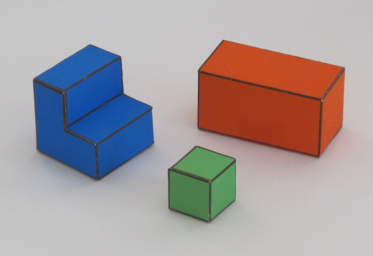
#> input picture problem_set_1/img1.png, 373 x 256 px
$ jupyter execute --allow-errors Pset1.ipynb
#> lines starting #> are read from the running program, lines starting #| are printed output that depends on the picture; after the words box and inside, x2 and y2 are one past the last pixel; in counts of white or black regions, pixels touching at a corner belong together
[cell 1]
import cv2
import math
import numpy as np
import matplotlib.pyplot as plt
from scipy.signal import convolve2d as conv2d
import scipy.sparse as sps
from PIL import Image

# # Package for fast equation solving
from sys import platform
print(platform)
if platform == "linux" or platform == "linux2":
    ! apt-get install libsuitesparse-dev
elif platform == "darwin":
    ! brew install suite-sparse

import sparseqr

[cell 2]
# World parameters
alpha = 35*math.pi/180;

img = cv2.imread('img1.png')
#> img is the input picture: shape (256, 373, 3); mean B, G, R 158.7, 156.6, 165.7
img = img[:, :, ::-1].astype(np.float32)

nrows, ncols, colors = img.shape
#> nrows = 256; ncols = 373; colors = 3
ground = (np.min(img, axis=2) > 110).astype(np.float32)
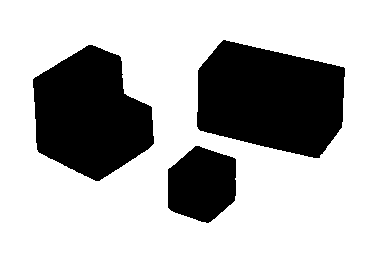
#> ground: shape (256, 373) float32; values 0 (black) and 1 (white), 70% white; 3 black regions, box (x1, y1, x2, y2) and area: (197, 40, 345, 158) 13187, (33, 45, 154, 181) 11411, (168, 146, 236, 223) 4091
print('ground', ground.shape, ground)
#> (printed output is left out)
foreground = (ground == 0).astype(np.float32)

m = np.mean(img, 2)
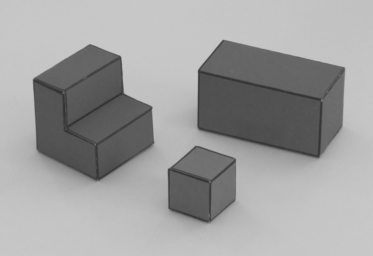
#> m: shape (256, 373) float32; min 48.67, max 201.3, mean 160.4
kern = np.array([[-1, 0, 1], [-2, 0, 2], [-1, 0, 1]], dtype=np.float32)
dmdx = conv2d(m, kern, 'same')
dmdy = conv2d(m, kern.transpose(), 'same')
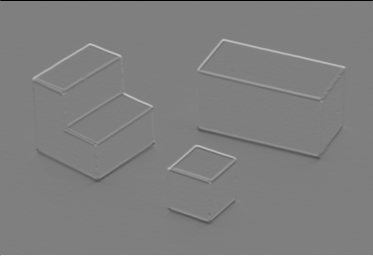
#> dmdy: shape (256, 373) float32; min -801.7, max 801, mean 0; drawn with min black and max white

mag = np.sqrt(dmdx**2 + dmdy**2)
mag[0, :] = 0
mag[-1, :] = 0
mag[:, 0] = 0
mag[:, -1] = 0
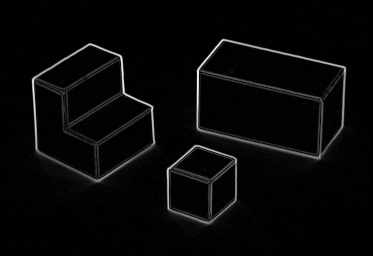
#> mag: shape (256, 373) float32; min 0, max 521.8, mean 16.5; drawn with min black and max white

edges = mag >= 30
#> edges: shape (256, 373) bool; 8.9% white; 7 white regions (4 under 20 px), largest, box (x1, y1, x2, y2) and area: (31, 43, 157, 186) 3512, (194, 38, 347, 164) 3228, (166, 144, 240, 227) 1780
edges = edges * foreground
#> edges: shape (256, 373) float32; values 0 (black) and 1 (white), 6% white in thin lines or dots, all inside (x1, y1, x2, y2) = (33, 40, 345, 223)

## Occlusion and contact edges
pi = math.pi
theta = np.arctan(dmdx/dmdy) ###TODO
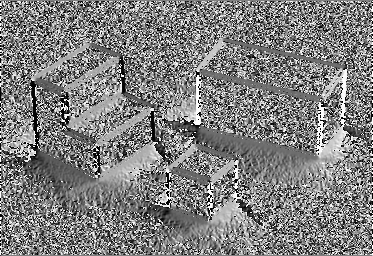
#> theta: shape (256, 373) float32; 0.18% of the values are NaN or infinite; the others: min -1.57, max 1.57, mean 0.0118; drawn with min black, max white, NaN and infinite black
vertical_edges = edges * ((theta<(90+15)*pi/180)*(theta>(90-15)*pi/180)+(theta<-(90-15)*pi/180)*(theta>-(90+15)*pi/180)) ##TODO
#> vertical_edges: shape (256, 373) float32; values 0 (black) and 1 (white), 1.4% white; 37 white regions (27 under 20 px), largest, box (x1, y1, x2, y2) and area: (317, 102, 324, 154) 248, (61, 92, 69, 131) 179, (208, 183, 213, 218) 139
horizontal_edges = edges * (1-vertical_edges) ##TODO #complement of vertical edges

kern = np.array([[-1, -2, -1], [0, 0, 0], [1, 2, 1]], dtype=np.float32)
horizontal_ground_to_foreground_edges = (conv2d(ground, kern, 'same'))>0;
#> horizontal_ground_to_foreground_edges: shape (256, 373) bool; 1.5% white in thin lines or dots, all inside (x1, y1, x2, y2) = (0, 39, 373, 256)
horizontal_foreground_to_ground_edges = (conv2d(foreground, kern, 'same'))>0;
#> horizontal_foreground_to_ground_edges: shape (256, 373) bool; 1.1% white in thin lines or dots, all inside (x1, y1, x2, y2) = (32, 75, 346, 224)
vertical_ground_to_foreground_edges = vertical_edges*np.abs(conv2d(ground, kern.transpose(), 'same'))>0
#> vertical_ground_to_foreground_edges: shape (256, 373) bool; 0.36% white in thin lines or dots, all inside (x1, y1, x2, y2) = (33, 58, 345, 220)


occlusion_edges = edges*(vertical_ground_to_foreground_edges + horizontal_ground_to_foreground_edges)
#> occlusion_edges: shape (256, 373) float32; values 0 (black) and 1 (white), 0.84% white in thin lines or dots, all inside (x1, y1, x2, y2) = (33, 40, 345, 220)
contact_edges   = horizontal_edges*(horizontal_foreground_to_ground_edges);
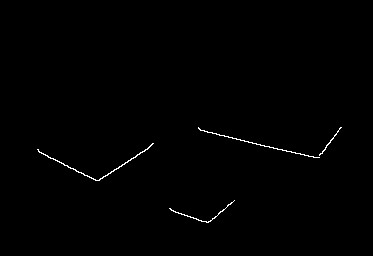
#> contact_edges: shape (256, 373) float32; values 0 (black) and 1 (white), 0.5% white in thin lines or dots, all inside (x1, y1, x2, y2) = (37, 127, 342, 223)


E = np.concatenate([vertical_edges[:,:,None],
                    horizontal_edges[:,:,None],
                    np.zeros(occlusion_edges.shape)[:,:,None]], 2)
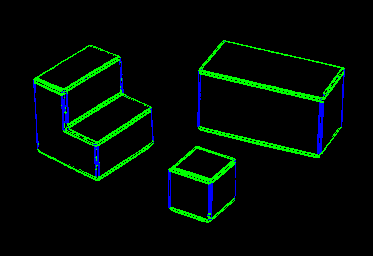
#> E: shape (256, 373, 3) float64; mean of channels 0, 1, 2 0.0136, 0.0463, 0; drawn as B, G, R


# Plot
plt.figure()
plt.subplot(2,2,1)
plt.imshow(img.astype(np.uint8))
plt.axis('off')
plt.title('Input image')
plt.subplot(2,2,2)
plt.imshow(edges == 0, cmap='gray')
plt.axis('off')
plt.title('Edges')

# Normals
K = 3
ey, ex = np.where(edges[::K, ::K])
#> ey = 619 values from 14 to 74; ex = 619 values, max 114 at index 61, min 11 at index 107, mean 61.29
ex *= K
#> ex = 619 values, max 342 at index 61, min 33 at index 107, mean 183.9
ey *= K
#> ey = 619 values from 42 to 222
plt.figure()
plt.subplot(2,2,3)
plt.imshow(np.max(mag)-mag, cmap='gray')
dxe = dmdx[::K, ::K][edges[::K, ::K] > 0]
#> dxe = 619 values, max 483.7 at index 81, min -487.7 at index 176, mean 12.44
dye = dmdy[::K, ::K][edges[::K, ::K] > 0]
#> dye = 619 values, max 368.7 at index 226, min -278.3 at index 618, mean 6.27
n = np.sqrt(dxe**2 + dye**2)
#> n = 619 values, max 488.3 at index 176, min 30.41 at index 435, mean 131
dxe = dxe/n
#> dxe = 619 values, max 1 at index 240, min -1 at index 293, mean 0.015
dye = dye/n
#> dye = 619 values, max 1 at index 91, min -1 at index 199, mean 0.0713
plt.quiver(ex, ey, dxe, -dye, color='r')
plt.axis('off')
plt.title('Normals')
plt.show()
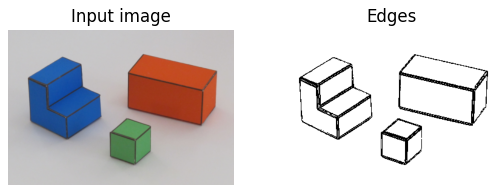
#> figure drawn by matplotlib, 2 panels
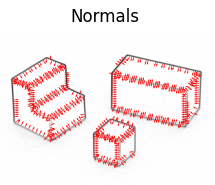
#> figure drawn by matplotlib, 1 panel


# Edges and boundaries
plt.figure()
plt.subplot(2,2,1)
plt.imshow(img.astype(np.uint8))
plt.axis('off')
plt.title('Input image')


plt.subplot(2,2,2)
plt.imshow(E+(edges == 0)[:, :, None])
plt.axis('off')
plt.title('Edges')


plt.subplot(2,2,3)
plt.imshow(1-(occlusion_edges>0), cmap='gray')
plt.axis('off')
plt.title('Occlusion boundaries')

plt.subplot(2,2,4)
plt.imshow(1-contact_edges, cmap='gray')
plt.axis('off')
plt.title('Contact boundaries');
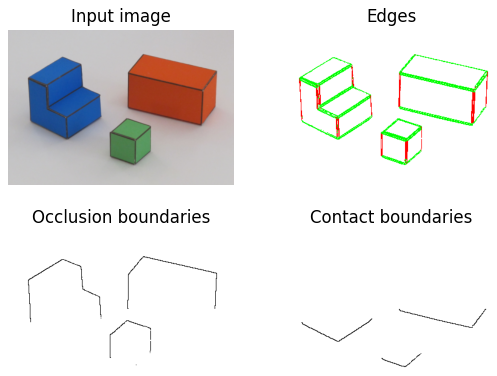
#> figure drawn by matplotlib, 4 panels

[cell 3]
Nconstraints = nrows*ncols*20
#> Nconstraints = 1909760
Aij = np.zeros((3, 3, Nconstraints))
ii = np.zeros((Nconstraints, 1));
jj = np.zeros((Nconstraints, 1));
b = np.zeros((Nconstraints, 1));

V = np.zeros((nrows, ncols))
# Create linear contraints
c = 0
for i in range(1, nrows-1):
  for j in range(1, ncols-1):
    if ground[i,j]:
      # Y = 0
      Aij[:,:,c] = np.array([[0, 0, 0], [0, 1, 0], [0, 0, 0]])
      ii[c] = i
      jj[c] = j
      b[c] = 0
      V[i,j] = 0
      c += 1 # increment constraint counter
    else:
      # Check if current neirborhood touches an edge
      edgesum = np.sum(edges[i-1:i+2,j-1:j+2])
      # Check if current neirborhood touches ground pixels
      groundsum = np.sum(ground[i-1:i+2,j-1:j+2])
      # Check if current neirborhood touches vertical pixels
      verticalsum = np.sum(vertical_edges[i-1:i+2,j-1:j+2])
      # Check if current neirborhood touches horizontal pixels
      horizontalsum = np.sum(horizontal_edges[i-1:i+2,j-1:j+2])
      # Orientation of edge (average over edge pixels in current
      # neirborhood)

      nx = dmdx[i,j]/mag[i,j]
      ny = dmdy[i,j]/mag[i,j]

      dYdx = np.array([[-1, 0, 1], [-2, 0, 2], [-1, 0, 1]])/8
      dYdy = dYdx.T
      dYdt = -ny*dYdx + nx*dYdy
      d2Ydx2 = np.array([[0, 0, 0], [-1, 2, -1], [0, 0, 0]])/4
      d2Ydy2 = d2Ydx2.T
      d2Ydxdy = np.array([[-1, 0, 1], [0, 0, 0], [1, 0, -1]])/4

      if contact_edges[i, j]:
        #Y = 0
        Aij[:,:,c] = np.array([[0, 0, 0], [0, 1, 0], [0, 0, 0]])
        ii[c] = i
        jj[c] = j
        b[c] = 0
        c += 1 # increment constraint counter

      if groundsum == 0:
        if verticalsum > 0:
          #vertical edge conditions
          #dY/dy = 1/cos(alpha)
          Aij[:,:,c] = dYdy
          ii[c] = i
          jj[c] = j
          b[c] = 1/np.cos(alpha)
          c += 1 # increment constraint counter
        elif horizontalsum > 0:
          #horizontal edge conditions
          #dY/dt = 0
          Aij[:,:,c] = dYdt
          ii[c] = i
          jj[c] = j
          b[c] = 0
          c += 1 # increment constraint counter
        #planar conditions
        #d2Y/dx2 = 0
        Aij[:,:,c] = d2Ydx2
        ii[c] = i
        jj[c] = j
        b[c] = 0
        c += 1 # increment constraint counter

        #d2Y/dy2 = 0
        Aij[:,:,c] = d2Ydy2
        ii[c] = i
        jj[c] = j
        b[c] = 0
        c += 1 # increment constraint counter

        #d2Y/dxdy = 0
        Aij[:,:,c] = d2Ydxdy
        ii[c] = i
        jj[c] = j
        b[c] = 0
        c += 1 # increment constraint counter
#> V: shape (256, 373) float64; every value is 0
#> after the loop, c = 155605

[cell 4]
def sparseMatrix(i, j, Aij, imsize):
    """ Build a sparse matrix containing 2D linear neighborhood operators
    Input:
        Aij = [ni, nj, nc] nc: number of neighborhoods with contraints
        i: row index
        j: column index
        imsize: [nrows ncols]
    Returns:
        A: a sparse matrix. Each row contains one 2D linear operator
    """
#> called with i = array of shape (155605, 1), j = array of shape (155605, 1), Aij = array of shape (3, 3, 155605), imsize = 256
    ni, nj, nc = Aij.shape
#> ni = 3; nj = 3; nc = 155605
    nij = ni*nj
#> nij = 9

    a = np.zeros((nc*nij))
    m = np.zeros((nc*nij))
    n = np.zeros((nc*nij))
    grid_range = np.arange(-(ni-1)/2, 1+(ni-1)/2)
#> grid_range = [-1, 0, 1]
    jj, ii = np.meshgrid(grid_range, grid_range)
#> jj = [[-1, 0, 1], [-1, 0, 1], [-1, 0, 1]]
    ii = ii.reshape(-1,order='F')
    jj = jj.reshape(-1,order='F')


    k = 0
    for c in range(nc):
        # Get matrix index
        x = (i[c]+ii) + (j[c]+jj)*nrows
        a[k:k+nij] = Aij[:,:,c].reshape(-1,order='F')
        m[k:k+nij] = c
        n[k:k+nij] = x

        k += nij
#> this loop made 155605 passes
#> x on passes 1 to 3: [0, 1, 2, 256, 257, 258, 512, 513, 514], [256, 257, 258, 512, 513, 514, 768, 769, 770], [512, 513, 514, 768, 769, 770, 1024, 1025, 1026]
#> after the loop, k = 1400445

    m = m.astype(np.int32)
    n = n.astype(np.int32)
    A = sps.csr_matrix((a, (m,  n)))

    return A

[cell 5]
ii = ii[:c]
jj = jj[:c]
Aij = Aij[:,:,:c]
b = b[:c]
A = sparseMatrix(ii, jj, Aij, nrows)

#> (a cell that did not finish here is left out)

#> (a cell that did not finish here is left out)

[cell 8]
E = occlusion_edges.astype(np.float32);
E[E > 0] = np.nan;
#> E: shape (256, 373) float32; 0.84% of the values are NaN or infinite; the others: min 0, max 0, mean 0
#> (the rest of this cell did not finish here and is left out)

$ run again, with problem_set_1/img2.png copied over problem_set_1/img1.png
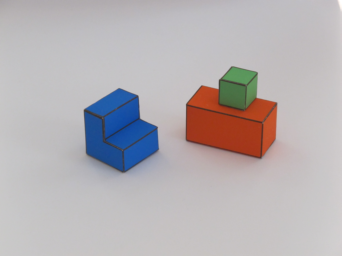
#> input picture problem_set_1/img2.png, 342 x 256 px
#> img is the input picture: shape (256, 342, 3); mean B, G, R 179.6, 176.8, 181.9
#> ground: shape (256, 342) float32; values 0 (black) and 1 (white), 88.2% white; 2 black regions, box (x1, y1, x2, y2) and area: (186, 67, 277, 159) 5944, (84, 88, 159, 173) 4397
#> (printed output is left out)
#> vertical_edges: shape (256, 342) float32; values 0 (black) and 1 (white), 0.74% white in thin lines or dots, all inside (x1, y1, x2, y2) = (84, 73, 277, 170)
#> horizontal_edges: shape (256, 342) float32; values 0 (black) and 1 (white), 2.4% white in thin lines or dots, all inside (x1, y1, x2, y2) = (84, 67, 277, 173)
#> horizontal_ground_to_foreground_edges: shape (256, 342) bool; 1% white in thin lines or dots, all inside (x1, y1, x2, y2) = (0, 66, 342, 256)
#> horizontal_foreground_to_ground_edges: shape (256, 342) bool; 0.6% white in thin lines or dots, all inside (x1, y1, x2, y2) = (83, 74, 278, 174)
#> vertical_ground_to_foreground_edges: shape (256, 342) bool; 0.22% white in thin lines or dots, all inside (x1, y1, x2, y2) = (84, 73, 277, 153)
#> occlusion_edges: shape (256, 342) float32; values 0 (black) and 1 (white), 0.49% white in thin lines or dots, all inside (x1, y1, x2, y2) = (84, 67, 277, 153)
#> contact_edges: shape (256, 342) float32; values 0 (black) and 1 (white), 0.27% white in thin lines or dots, all inside (x1, y1, x2, y2) = (86, 139, 275, 173)
#> `E = np.concatenate([vertical_edges[:,:,None], horizontal_edges[:,:,Non..`:
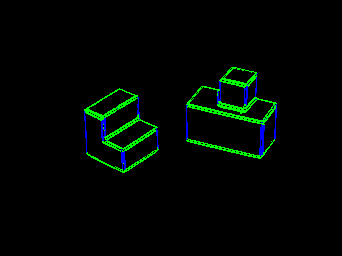
#> E: shape (256, 342, 3) float64; mean of channels 0, 1, 2 0.00736, 0.0245, 0; drawn as B, G, R
#> `ey, ex = np.where(edges[::K, ::K])`: ey = 306 values from 23 to 57; ex = 306 values, max 92 at index 85, min 28 at index 110, mean 61.19
#> `ex *= K`: ex = 306 values, max 276 at index 85, min 84 at index 110, mean 183.6
#> `ey *= K`: ey = 306 values from 69 to 171
#> `dxe = dmdx[::K, ::K][edges[::K, ::K] > 0]`: dxe = 306 values, max 471.3 at index 73, min -393 at index 50, mean 5.56
#> `dye = dmdy[::K, ::K][edges[::K, ::K] > 0]`: dye = 306 values, max 372.7 at index 27, min -297 at index 284, mean 2.37
#> n = 306 values, max 471.4 at index 73, min 30.15 at index 19, mean 123.3
#> `dxe = dxe/n`: dxe = 306 values, max 1 at index 137, min -1 at index 185, mean -0.0517
#> `dye = dye/n`: dye = 306 values, max 0.999 at index 223, min -1 at index 140, mean 0.0448
#> `[cell 2] # World parameters alpha = 35*math.pi/180;  img = cv2.imread(..`:
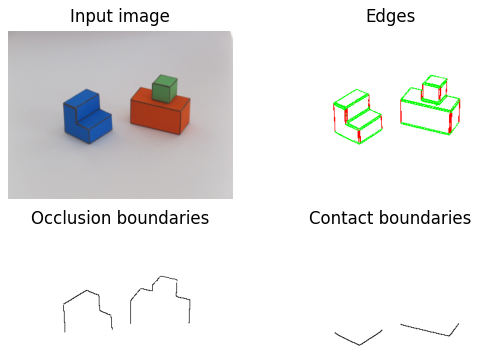
#> figure drawn by matplotlib, 4 panels
#> after the loop `for i in range(1, nrows-1):`: c = 109105
#> the loop in sparseMatrix, `for c in range(nc):` made 109105 passes
#> x on passes 1 to 3: [0, 1, 2, 256, 257, 258, 512, 513, 514], [256, 257, 258, 512, 513, 514, 768, 769, 770], [512, 513, 514, 768, 769, 770, 1024, 1025, 1026]
#> after the loop in sparseMatrix, `for c in range(nc):`: k = 981945

$ run again, with problem_set_1/img3.png copied over problem_set_1/img1.png
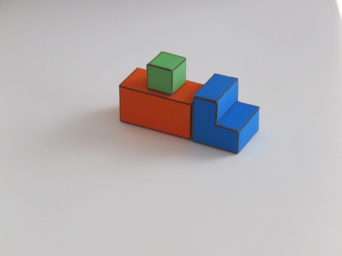
#> input picture problem_set_1/img3.png, 342 x 256 px
#> img is the input picture: shape (256, 342, 3); mean B, G, R 184, 182.1, 185.1
#> ground: shape (256, 342) float32; values 0 (black) and 1 (white), 89.7% white; 1 black region, box (x1, y1, x2, y2) and area: (119, 52, 259, 154) 9019
#> (printed output is left out)
#> vertical_edges: shape (256, 342) float32; values 0 (black) and 1 (white), 0.67% white; 19 white regions (11 under 20 px), largest, box (x1, y1, x2, y2) and area: (189, 98, 196, 140) 203, (214, 101, 219, 125) 93, (119, 86, 122, 120) 66
#> horizontal_edges: shape (256, 342) float32; values 0 (black) and 1 (white), 2.4% white in thin lines or dots, all inside (x1, y1, x2, y2) = (119, 52, 259, 154)
#> horizontal_ground_to_foreground_edges: shape (256, 342) bool; 0.91% white in thin lines or dots, all inside (x1, y1, x2, y2) = (0, 51, 342, 256)
#> horizontal_foreground_to_ground_edges: shape (256, 342) bool; 0.51% white in thin lines or dots, all inside (x1, y1, x2, y2) = (118, 59, 260, 155)
#> vertical_ground_to_foreground_edges: shape (256, 342) bool; 0.1% white in thin lines or dots, all inside (x1, y1, x2, y2) = (119, 59, 259, 152)
#> occlusion_edges: shape (256, 342) float32; values 0 (black) and 1 (white), 0.33% white in thin lines or dots, all inside (x1, y1, x2, y2) = (119, 52, 259, 152)
#> contact_edges: shape (256, 342) float32; values 0 (black) and 1 (white), 0.22% white in thin lines or dots, all inside (x1, y1, x2, y2) = (120, 59, 258, 154)
#> `ey, ex = np.where(edges[::K, ::K])`: ey = 302 values from 18 to 51; ex = 302 values, max 86 at index 167, min 40 at index 49, mean 62.16
#> `ex *= K`: ex = 302 values, max 258 at index 167, min 120 at index 49, mean 186.5
#> `ey *= K`: ey = 302 values from 54 to 153
#> `dxe = dmdx[::K, ::K][edges[::K, ::K] > 0]`: dxe = 302 values, max 291.3 at index 20, min -298 at index 134, mean -0.74
#> `dye = dmdy[::K, ::K][edges[::K, ::K] > 0]`: dye = 302 values, max 384.3 at index 54, min -285.7 at index 301, mean 6.76
#> n = 302 values, max 440.2 at index 20, min 30.2 at index 52, mean 120.2
#> `dxe = dxe/n`: dxe = 302 values, max 1 at index 103, min -1 at index 251, mean -0.0365
#> `dye = dye/n`: dye = 302 values, max 0.999 at index 114, min -0.998 at index 121, mean -0.00493
#> `[cell 2] # World parameters alpha = 35*math.pi/180;  img = cv2.imread(..`:
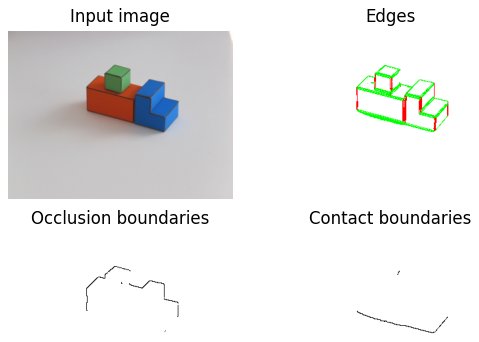
#> figure drawn by matplotlib, 4 panels
#> after the loop `for i in range(1, nrows-1):`: c = 106570
#> the loop in sparseMatrix, `for c in range(nc):` made 106570 passes
#> x on passes 1 to 3: [0, 1, 2, 256, 257, 258, 512, 513, 514], [256, 257, 258, 512, 513, 514, 768, 769, 770], [512, 513, 514, 768, 769, 770, 1024, 1025, 1026]
#> after the loop in sparseMatrix, `for c in range(nc):`: k = 959130
